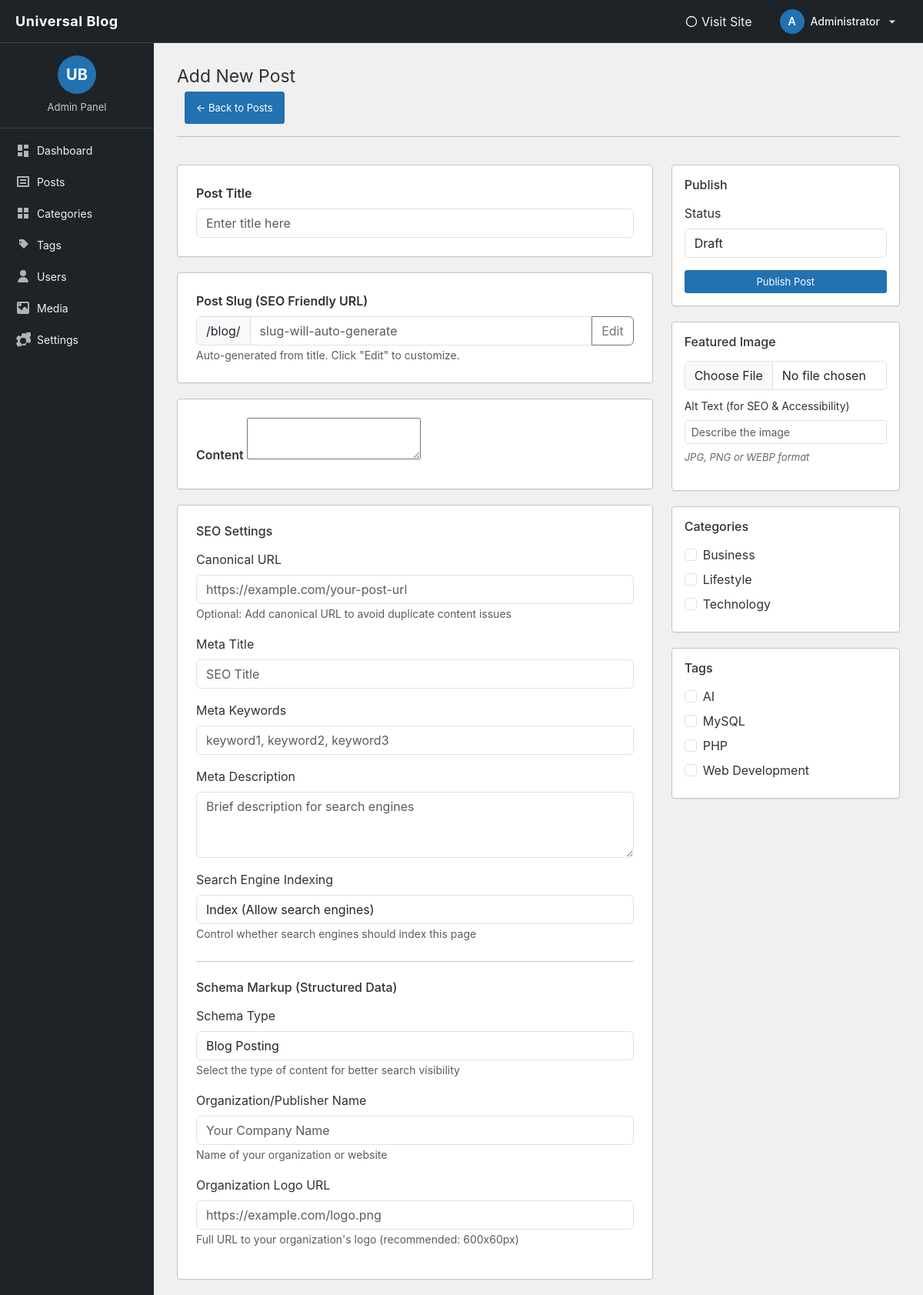
Screenshot of /blog/admin/posts/add.php (signed in) with the database file from the repository.
### tables this page shows
CREATE TABLE `categories` (
  `id` int(11) NOT NULL,
  `name` varchar(100) NOT NULL,
  `slug` varchar(100) NOT NULL,
  `description` text DEFAULT NULL
);

CREATE TABLE `tags` (
  `id` int(11) NOT NULL,
  `name` varchar(100) NOT NULL,
  `slug` varchar(100) NOT NULL
);

### blog/admin/posts/add.php (the view, shortened to what this page needs)
<?php
require_once '../../includes/db.php';
$categories = $pdo->query("SELECT id, name FROM categories ORDER BY name")->fetchAll();
$tags = $pdo->query("SELECT id, name FROM tags ORDER BY name")->fetchAll();
?>
<!DOCTYPE html>
<html lang="en">
<head>
<link href="https://cdn.jsdelivr.net/npm/bootstrap@5.3.2/dist/css/bootstrap.min.css" rel="stylesheet">
</head>
<body>
<?php require '../partials/header.php'; ?>
<div class="container-fluid">
<div class="row">
<?php require '../partials/sidebar.php'; ?>
<main class="col-md-9 col-lg-10">
<div class="wrap">
<h1 class="wp-heading-inline">Add New Post</h1>
<a href="index.php" class="page-title-action">← Back to Posts</a>
<hr class="wp-header-end">
<form method="post" enctype="multipart/form-data">
<div class="row">
<div class="col-lg-8">
<div class="wp-card p-4 mb-3">
<label class="form-label fw-semibold">Post Title</label>
<input type="text" name="title" id="post-title" class="form-control" placeholder="Enter title here" required>
</div>
<div class="wp-card p-4 mb-3">
<label class="form-label fw-semibold">Post Slug (SEO Friendly URL)</label>
<div class="input-group">
<span class="input-group-text">/blog/</span>
<input type="text" name="slug" id="post-slug" class="form-control" placeholder="slug-will-auto-generate">
<button type="button" class="btn btn-outline-secondary" id="slug-toggle" onclick="toggleSlugEdit()">Edit</button>
</div>
<small class="form-text text-muted">Auto-generated from title. Click "Edit" to customize.</small>
</div>
<div class="wp-card p-4 mb-3">
<label class="form-label fw-semibold">Content</label>
<textarea name="content" id="content"></textarea>
</div>
<div class="wp-card p-4">
<h5 style="font-size:16px;margin-bottom:15px;">SEO Settings</h5>
<div class="mb-3">
<label class="form-label">Canonical URL</label>
<input type="url" name="canonical_url" class="form-control" placeholder="https://example.com/your-post-url">
<small class="form-text text-muted">Optional: Add canonical URL to avoid duplicate content issues</small>
</div>
<div class="mb-3">
<label class="form-label">Meta Title</label>
<input type="text" name="meta_title" class="form-control" placeholder="SEO Title">
</div>
<div class="mb-3">
<label class="form-label">Meta Keywords</label>
<input type="text" name="meta_keywords" class="form-control" placeholder="keyword1, keyword2, keyword3">
</div>
<div class="mb-3">
<label class="form-label">Meta Description</label>
<textarea name="meta_description" rows="3" class="form-control" placeholder="Brief description for search engines"></textarea>
</div>
<div class="mb-3">
<label class="form-label">Search Engine Indexing</label>
<select name="index_status" class="form-control">
<option value="index" selected>Index (Allow search engines)</option>
</select>
<small class="form-text text-muted">Control whether search engines should index this page</small>
</div>
<hr class="my-4">
<h5 style="font-size:16px;margin-bottom:15px;">Schema Markup (Structured Data)</h5>
<div class="mb-3">
<label class="form-label">Schema Type</label>
<select name="schema_type" class="form-control">
<option value="BlogPosting" selected>Blog Posting</option>
</select>
<small class="form-text text-muted">Select the type of content for better search visibility</small>
</div>
<div class="mb-3">
<label class="form-label">Organization/Publisher Name</label>
<input type="text" name="schema_organization" class="form-control" placeholder="Your Company Name">
<small class="form-text text-muted">Name of your organization or website</small>
</div>
<div class="mb-3">
<label class="form-label">Organization Logo URL</label>
<input type="url" name="schema_logo" class="form-control" placeholder="https://example.com/logo.png">
<small class="form-text text-muted">Full URL to your organization's logo (recommended: 600x60px)</small>
</div>
</div>
</div>
<div class="col-lg-4">
<div class="wp-card p-3 mb-3">
<h5 style="font-size:16px;margin-bottom:15px;">Publish</h5>
<div class="mb-3">
<label class="form-label">Status</label>
<select name="status" class="form-control">
<option value="draft">Draft</option>
</select>
</div>
<button type="submit" class="button-primary w-100">Publish Post</button>
</div>
<div class="wp-card p-3 mb-3">
<h5 style="font-size:16px;margin-bottom:15px;">Featured Image</h5>
<input type="file" name="featured_image" class="form-control" accept="image/*">
<div class="mt-2">
<label class="form-label small">Alt Text (for SEO & Accessibility)</label>
<input type="text" name="featured_image_alt" class="form-control form-control-sm" placeholder="Describe the image">
</div>
<p class="description mt-2">JPG, PNG or WEBP format</p>
</div>
<div class="wp-card p-3 mb-3">
<h5 style="font-size:16px;margin-bottom:15px;">Categories</h5>
<div style="max-height:200px;overflow-y:auto;">
<?php foreach ($categories as $cat): ?>
<div class="form-check mb-2">
<input class="form-check-input" type="checkbox" name="categories[]" value="<?=$cat['id']?>" id="cat<?=$cat['id']?>">
<label class="form-check-label" for="cat<?=$cat['id']?>"><?=htmlspecialchars($cat['name'])?></label>
</div>
<?php endforeach ?>
</div>
</div>
<div class="wp-card p-3">
<h5 style="font-size:16px;margin-bottom:15px;">Tags</h5>
<div style="max-height:200px;overflow-y:auto;">
<?php foreach ($tags as $tag): ?>
<div class="form-check mb-2">
<input class="form-check-input" type="checkbox" name="tags[]" value="<?=$tag['id']?>" id="tag<?=$tag['id']?>">
<label class="form-check-label" for="tag<?=$tag['id']?>"><?=htmlspecialchars($tag['name'])?></label>
</div>
<?php endforeach ?>
</div>
</div>
</div>
</div>
</form>
</div>
</main>
</div>
</div>
</body>
</html>

### blog/admin/partials/admin-style.php (style rules this page uses)
:root { --wp-blue: #2271b1; --wp-blue-dark: #135e96; --wp-admin-bg: #f0f0f1; --wp-sidebar-bg: #1d2327; --wp-sidebar-hover: #2c3338; --wp-accent: #2271b1; --wp-border: #c3c4c7; }
body { background: var(--wp-admin-bg); font-family: -apple-system,BlinkMacSystemFont,"Segoe UI",Roboto,Oxygen-Sans,Ubuntu,Cantarell,"Helvetica Neue",sans-serif; color: #2c3338; padding-top: 56px; }
main { padding: 20px 30px !important; }
@media (min-width: 768px) { main.col-md-9, main.col-lg-10 { margin-left: 0; } }
.wp-heading-inline { font-size: 23px; font-weight: 400; margin: 0; padding: 9px 0 4px; line-height: 1.3; }
.page-title-action { display: inline-block; padding: 6px 14px; font-size: 13px; line-height: 2.15384615; border-radius: 3px; text-decoration: none; background: var(--wp-accent); color: #fff; border: 1px solid var(--wp-accent); margin-left: 10px; }
.page-card, .wp-card { background: #fff; border: 1px solid var(--wp-border); border-radius: 4px; box-shadow: 0 1px 1px rgba(0,0,0,.04); margin-top: 20px; }
.button, .button-primary, .button-secondary { display: inline-block; text-decoration: none; font-size: 13px; line-height: 2.15384615; min-height: 30px; margin: 0; padding: 0 10px; cursor: pointer; border: 1px solid #2271b1; border-radius: 3px; background: #2271b1; color: #fff; transition: all 0.15s ease; }
.description { font-size: 13px; color: #646970; font-style: italic; margin-top: 5px; }

### rows the page displays
categories: name "Business"
categories: name "Lifestyle"
categories: name "Technology"
tags: name "AI"
tags: name "MySQL"
tags: name "PHP"
tags: name "Web Development"

### other values shown
substr($admin_name, 0, 1) "A"
$admin_name "Administrator"
